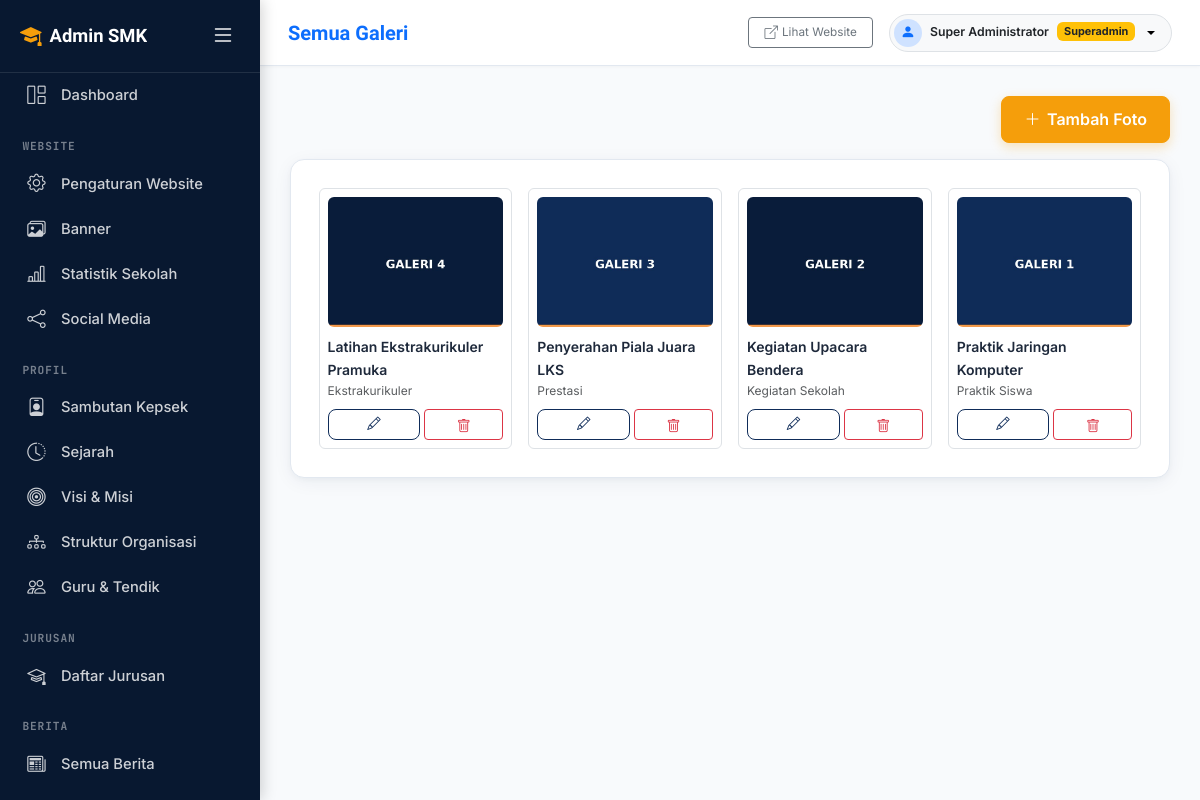
/admin/galleries/index.php (signed in), run on the app's committed database.
### tables this page shows
CREATE TABLE galleries (
  id INT UNSIGNED AUTO_INCREMENT PRIMARY KEY,
  category_id INT UNSIGNED DEFAULT NULL,
  title VARCHAR(150) NOT NULL,
  description VARCHAR(255) DEFAULT NULL,
  image VARCHAR(255) NOT NULL,
  created_at DATETIME DEFAULT CURRENT_TIMESTAMP,
  updated_at DATETIME DEFAULT CURRENT_TIMESTAMP ON UPDATE CURRENT_TIMESTAMP,
  FOREIGN KEY (category_id) REFERENCES gallery_categories(id) ON DELETE SET NULL
);

CREATE TABLE gallery_categories (
  id INT UNSIGNED AUTO_INCREMENT PRIMARY KEY,
  name VARCHAR(100) NOT NULL,
  slug VARCHAR(120) NOT NULL UNIQUE,
  created_at DATETIME DEFAULT CURRENT_TIMESTAMP,
  updated_at DATETIME DEFAULT CURRENT_TIMESTAMP ON UPDATE CURRENT_TIMESTAMP
);

### includes/functions.php (called while the page is built, shortened)
<?php
function e(?string $value): string
{
    return htmlspecialchars((string) ($value ?? ''), ENT_QUOTES | ENT_SUBSTITUTE, 'UTF-8');
}

### admin/galleries/index.php (the view, shortened to what this page needs)
<?php
$db = getDB();
$galleries = $db->query("SELECT g.*, gc.name AS category_name FROM galleries g
                          LEFT JOIN gallery_categories gc ON gc.id = g.category_id
                          ORDER BY g.id DESC")->fetchAll();
$pageTitle = 'Semua Galeri';
require __DIR__ . '/../includes/header.php';
require __DIR__ . '/../includes/sidebar.php';
require __DIR__ . '/../includes/topbar.php';
?>
<div class="d-flex justify-content-end mb-3">
  <a href="form.php" class="btn btn-accent"><i class="bi bi-plus-lg"></i> Tambah Foto</a>
</div>
<div class="admin-card">
  <div class="row g-3">
    <?php foreach ($galleries as $g): ?>
      <div class="col-lg-3 col-md-4 col-6">
        <div class="border rounded p-2 h-100 d-flex flex-column">
          <img src="<?= e(BASE_URL . '/' . $g['image']) ?>" class="rounded mb-2" style="height:130px; object-fit:cover; width:100%;" alt="">
          <div class="small fw-semibold flex-grow-1"><?= e($g['title']) ?></div>
          <div class="text-muted" style="font-size:0.75rem;"><?= e($g['category_name'] ?? '-') ?></div>
          <div class="d-flex gap-1 mt-2">
            <a href="form.php?id=<?= (int) $g['id'] ?>" class="btn btn-sm btn-outline-primary-custom flex-fill"><i class="bi bi-pencil"></i></a>
            <form method="post" action="delete.php" class="flex-fill" data-confirm-delete="Hapus foto ini?">
              <button type="submit" class="btn btn-sm btn-outline-danger w-100"><i class="bi bi-trash"></i></button>
            </form>
          </div>
        </div>
      </div>
    <?php endforeach; ?>
  </div>
</div>
<?php require __DIR__ . '/../includes/footer.php'; ?>

### admin/includes/header.php (shortened to what this page needs)
<!DOCTYPE html>
<html lang="id">
<head>
<link href="<?= e(ASSETS_URL . '/vendor/bootstrap/bootstrap.min.css?v=5.3.3') ?>" rel="stylesheet">
<link href="<?= e(ASSETS_URL . '/vendor/bootstrap-icons/bootstrap-icons.css?v=' . filemtime(BASE_PATH . '/assets/vendor/bootstrap-icons/bootstrap-icons.css')) ?>" rel="stylesheet">
<link href="<?= e(ASSETS_URL . '/css/style.css?v=' . filemtime(BASE_PATH . '/assets/css/style.css')) ?>" rel="stylesheet">
<link href="<?= e(ASSETS_URL . '/css/admin.css?v=' . filemtime(BASE_PATH . '/assets/css/admin.css')) ?>" rel="stylesheet">
<link href="<?= e(ASSETS_URL . '/vendor/summernote/summernote-lite.min.css?v=' . filemtime(BASE_PATH . '/assets/vendor/summernote/summernote-lite.min.css')) ?>" rel="stylesheet">
</head>
<body class="admin-body">

### admin/includes/sidebar.php (shortened to what this page needs)
<?php
$currentScript = $_SERVER['SCRIPT_NAME'] ?? '';
function navIsActive(string $needle, string $currentScript): bool
{
    return str_contains($currentScript, '/admin/' . $needle);
}
?>
<aside class="admin-sidebar" id="adminSidebar">
  <div class="sidebar-brand d-flex align-items-center justify-content-between">
    <div class="sidebar-brand-left d-flex align-items-center gap-2 overflow-hidden">
      <i class="bi bi-mortarboard-fill flex-shrink-0" style="color: var(--color-accent); font-size:1.35rem;"></i>
      <span class="sidebar-brand-title text-nowrap fw-bold">Admin SMK</span>
    </div>
    <button type="button" class="btn btn-sm btn-link text-white-50 p-1 sidebar-toggle-btn shadow-none flex-shrink-0" id="sidebarToggleInsideBtn" title="Buka / Tutup Sidebar" aria-label="Toggle Sidebar">
      <i class="bi bi-list fs-4 text-white"></i>
    </button>
  </div>
  <nav class="nav flex-column pb-4">
    <a class="nav-link <?= str_ends_with($currentScript, '/admin/dashboard.php') ? 'active' : '' ?>" href="<?= e(BASE_URL) ?>/admin/dashboard.php" title="Dashboard">
      <i class="bi bi-grid-1x2"></i> <span class="nav-text">Dashboard</span>
    </a>
    <div class="nav-section-label">Website</div>
    <a class="nav-link <?= navIsActive('profile', $currentScript) ? 'active' : '' ?>" href="<?= e(BASE_URL) ?>/admin/profile/index.php" title="Pengaturan Website"><i class="bi bi-gear"></i> <span class="nav-text">Pengaturan Website</span></a>
    <a class="nav-link <?= navIsActive('banners', $currentScript) ? 'active' : '' ?>" href="<?= e(BASE_URL) ?>/admin/banners/index.php" title="Banner"><i class="bi bi-images"></i> <span class="nav-text">Banner</span></a>
    <a class="nav-link <?= navIsActive('statistics', $currentScript) ? 'active' : '' ?>" href="<?= e(BASE_URL) ?>/admin/statistics/index.php" title="Statistik Sekolah (Jumlah Siswa, Guru, dll)"><i class="bi bi-bar-chart-line"></i> <span class="nav-text">Statistik Sekolah</span></a>
    <a class="nav-link <?= navIsActive('social-media', $currentScript) ? 'active' : '' ?>" href="<?= e(BASE_URL) ?>/admin/social-media/index.php" title="Social Media"><i class="bi bi-share"></i> <span class="nav-text">Social Media</span></a>
    <div class="nav-section-label">Profil</div>
    <a class="nav-link <?= navIsActive('principal', $currentScript) ? 'active' : '' ?>" href="<?= e(BASE_URL) ?>/admin/principal/index.php" title="Sambutan Kepsek"><i class="bi bi-person-badge"></i> <span class="nav-text">Sambutan Kepsek</span></a>
    <a class="nav-link <?= navIsActive('history', $currentScript) ? 'active' : '' ?>" href="<?= e(BASE_URL) ?>/admin/history/index.php" title="Sejarah"><i class="bi bi-clock-history"></i> <span class="nav-text">Sejarah</span></a>
    <a class="nav-link <?= navIsActive('vision-mission', $currentScript) ? 'active' : '' ?>" href="<?= e(BASE_URL) ?>/admin/vision-mission/index.php" title="Visi &amp; Misi"><i class="bi bi-bullseye"></i> <span class="nav-text">Visi &amp; Misi</span></a>
    <a class="nav-link <?= navIsActive('organization', $currentScript) ? 'active' : '' ?>" href="<?= e(BASE_URL) ?>/admin/organization/index.php" title="Struktur Organisasi"><i class="bi bi-diagram-3"></i> <span class="nav-text">Struktur Organisasi</span></a>
    <a class="nav-link <?= navIsActive('teachers', $currentScript) ? 'active' : '' ?>" href="<?= e(BASE_URL) ?>/admin/teachers/index.php" title="Guru &amp; Tendik"><i class="bi bi-people"></i> <span class="nav-text">Guru &amp; Tendik</span></a>
    <div class="nav-section-label">Jurusan</div>
    <a class="nav-link <?= navIsActive('majors', $currentScript) ? 'active' : '' ?>" href="<?= e(BASE_URL) ?>/admin/majors/index.php" title="Daftar Jurusan"><i class="bi bi-mortarboard"></i> <span class="nav-text">Daftar Jurusan</span></a>
    <div class="nav-section-label">Berita</div>
    <a class="nav-link <?= navIsActive('news', $currentScript) && !navIsActive('news/categories', $currentScript) ? 'active' : '' ?>" href="<?= e(BASE_URL) ?>/admin/news/index.php" title="Semua Berita"><i class="bi bi-newspaper"></i> <span class="nav-text">Semua Berita</span></a>
    <a class="nav-link <?= navIsActive('news/categories', $currentScript) ? 'active' : '' ?>" href="<?= e(BASE_URL) ?>/admin/news/categories.php" title="Kategori Berita"><i class="bi bi-tags"></i> <span class="nav-text">Kategori Berita</span></a>
  </nav>
</aside>

### admin/includes/topbar.php (shortened to what this page needs)
<?php
$currentUserPhoto = null;
if (!empty($_SESSION['admin_id'])) {
    $dbTop = getDB();
    $uStmt = $dbTop->prepare("SELECT photo FROM users WHERE id = ?");
    $uStmt->execute([$_SESSION['admin_id']]);
    $currentUserPhoto = $uStmt->fetchColumn() ?: null;
}
?>
<div class="admin-content" id="adminContent">
  <div class="admin-topbar">
    <div class="d-flex align-items-center gap-3">
      <h1 class="h5 mb-0 fw-bold text-primary"><?= e($pageTitle ?? 'Dashboard') ?></h1>
    </div>
    <div class="d-flex align-items-center gap-3">
      <a href="<?= e(BASE_URL) ?>/" target="_blank" class="btn btn-sm btn-outline-secondary d-none d-md-inline-flex align-items-center gap-1" title="Lihat Website">
        <i class="bi bi-box-arrow-up-right"></i> <span class="small">Lihat Website</span>
      </a>
      <div class="dropdown">
        <button class="btn btn-sm btn-light border dropdown-toggle d-flex align-items-center gap-2 p-1 pe-3 rounded-pill shadow-none" type="button" id="adminUserDropdown" data-bs-toggle="dropdown" aria-expanded="false">
          <?php if (!empty($currentUserPhoto) && file_exists(BASE_PATH . '/' . $currentUserPhoto)): ?>
            <img src="<?= e(BASE_URL . '/' . $currentUserPhoto) ?>" alt="" class="rounded-circle" style="width:28px;height:28px;object-fit:cover;">
          <?php else: ?>
            <div class="rounded-circle bg-primary-subtle text-primary d-inline-flex align-items-center justify-content-center" style="width:28px;height:28px;">
              <i class="bi bi-person-fill" style="font-size:0.9rem;"></i>
            </div>
          <?php endif; ?>
          <span class="small fw-semibold text-dark d-none d-sm-inline"><?= e($_SESSION['admin_name'] ?? 'Admin') ?></span>
          <span class="badge <?= ($_SESSION['admin_role'] ?? '') === 'superadmin' ? 'bg-warning text-dark' : 'bg-primary' ?>" style="font-size:0.68rem;">
            <?= e(ucfirst($_SESSION['admin_role'] ?? '')) ?>
          </span>
        </button>
      </div>
    </div>
  </div>
  <main class="admin-main">

### admin/includes/footer.php (shortened to what this page needs)
  </main>
</div>
</body>
</html>

### assets/css/style.css (style rules this page uses)
:root { --color-primary: #0F2C59; --color-primary-dark: #081830; --color-primary-light: #183E7A; --color-secondary: #2563EB; --color-secondary-light: #EFF6FF; --color-accent: #F59E0B; --color-accent-dark: #D97706; --color-accent-light: #FEF3C7; --color-bg: #F8FAFC; --color-surface: #FFFFFF; --color-text: #1E293B; --color-text-muted: #64748B; --color-border: #E2E8F0; --font-display: 'Sora', -apple-system, BlinkMacSystemFont, 'Segoe UI', Roboto, sans-serif; --font-body: 'Inter', -apple-system, BlinkMacSystemFont, 'Segoe UI', Roboto, sans-serif; --font-mono: 'JetBrains Mono', SFMono-Regular, Menlo, Monaco, Consolas, monospace; --radius-xl: 20px; --radius: 14px; --radius-sm: 8px; --radius-xs: 4px; --shadow-xs: 0 1px 2px 0 rgba(0, 0, 0, 0.05); --shadow-soft: 0 4px 20px -2px rgba(15, 44, 89, 0.07), 0 2px 6px -1px rgba(15, 44, 89, 0.04); --shadow-lift: 0 14px 30px -4px rgba(15, 44, 89, 0.12), 0 6px 12px -2px rgba(15, 44, 89, 0.06); --section-spacing: 5rem; }
*, *::before, *::after { box-sizing: border-box; }
html { scroll-behavior: smooth; -webkit-font-smoothing: antialiased; -moz-osx-font-smoothing: grayscale; }
body { font-family: var(--font-body); color: var(--color-text); background-color: var(--color-bg); line-height: 1.65; overflow-x: hidden; }
h1, h2, h3, h4, h5, h6 { font-family: var(--font-display); color: var(--color-primary); font-weight: 700; line-height: 1.25; }
a { color: var(--color-secondary); text-decoration: none; transition: color 0.15s ease, opacity 0.15s ease; }
img { max-width: 100%; height: auto; display: block; }
.bi { display: inline-block; vertical-align: -0.125em; line-height: 1; }
.btn .bi { vertical-align: -0.1em; }
.btn-accent { background-color: var(--color-accent); border: 1.5px solid var(--color-accent); color: #ffffff; font-weight: 600; border-radius: var(--radius-sm); padding: 0.65rem 1.4rem; display: inline-flex; align-items: center; justify-content: center; gap: 0.4rem; vertical-align: middle; transition: transform 0.18s ease, background-color 0.18s ease, box-shadow 0.18s ease; box-shadow: 0 4px 12px rgba(245, 158, 11, 0.28); }
.btn-outline-primary-custom { border: 1.5px solid var(--color-primary); color: var(--color-primary); background-color: transparent; border-radius: var(--radius-sm); font-weight: 600; padding: 0.65rem 1.4rem; display: inline-flex; align-items: center; justify-content: center; gap: 0.4rem; vertical-align: middle; transition: all 0.18s ease; }
.btn-sm.btn-accent, .btn-sm.btn-outline-primary-custom, .btn-sm.btn-outline-secondary { padding: 0.38rem 0.95rem; font-size: 0.84rem; line-height: 1.4; border-width: 1.5px; display: inline-flex; align-items: center; justify-content: center; vertical-align: middle; }
html, body { overflow-x: hidden; max-width: 100vw; -webkit-text-size-adjust: 100%; }
button, .btn, .nav-link, .dropdown-item, .page-link { touch-action: manipulation; }

### data on the page
galleries: image (picture), title "Latihan Ekstrakurikuler Pramuka", category.name "Ekstrakurikuler"
galleries: image (picture), title "Penyerahan Piala Juara LKS", category.name "Prestasi"
galleries: image (picture), title "Kegiatan Upacara Bendera", category.name "Kegiatan Sekolah"
galleries: image (picture), title "Praktik Jaringan Komputer", category.name "Praktik Siswa"

### other printed values
$pageTitle "Semua Galeri"
$_SESSION['admin_name'] "Super Administrator"
$_SESSION['admin_role'] "Superadmin"
